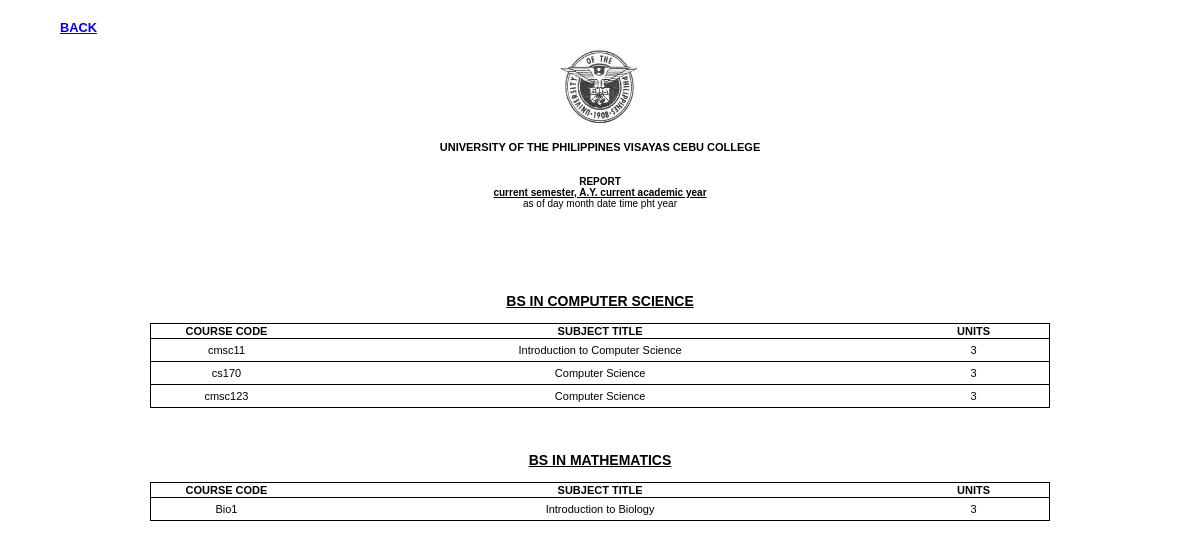
The page /cso/cso_view_subjects_per_degree_program.php (signed in) on the database its author committed.
### tables this page shows
CREATE TABLE IF NOT EXISTS `degree_program` (
  `degree_program_id` int(11) NOT NULL,
  `program_code` int(11) NOT NULL,
  `degree_level` enum('undergraduate','graduate') NOT NULL,
  `required_years` tinyint(1) NOT NULL,
  `required_units` smallint(3) NOT NULL,
  `degree_name` varchar(255) NOT NULL,
  `major` int(11) NOT NULL,
  `minor` int(11) NOT NULL,
  `degree_title` varchar(255) NOT NULL,
  `credited` int(11) NOT NULL,
  `currently_offered` char(3) NOT NULL,
  `entrance_code` int(11) NOT NULL,
  `enrolment_quota` int(11) NOT NULL,
  `date_proposed` int(11) NOT NULL,
  `date_revised` int(11) NOT NULL,
  `description` varchar(255) NOT NULL,
  `unit_id` int(11) NOT NULL,
  PRIMARY KEY (`degree_program_id`)
);

CREATE TABLE IF NOT EXISTS `subject` (
  `course_code` varchar(255) NOT NULL,
  `subject_title` varchar(255) NOT NULL,
  `action_taken` enum('added','updated') NOT NULL,
  `date_proposed` int(11) NOT NULL,
  `date_approved` int(11) NOT NULL,
  `date_first_implemented` int(11) NOT NULL,
  `date_revision_implemented` int(11) NOT NULL,
  `date_abolished_in_offering` int(11) NOT NULL,
  `description` varchar(255) NOT NULL,
  `academic_year` int(11) NOT NULL,
  `units` int(11) NOT NULL,
  `degree_level` enum('undergraduate','graduate') NOT NULL,
  `semester_offered` int(1) NOT NULL,
  `abolished` tinyint(1) NOT NULL,
  `lab_fee` int(11) NOT NULL,
  PRIMARY KEY (`course_code`)
);

### cso/cso_view_subjects_per_degree_program.php (the view, shortened to what this page needs)
<html>
<head>
</head>
  <p><a href="javascript:history.go(-1)"><b>BACK</b></a></p>
<body>
	<p align=center><img src="up_logo.jpg" width=80 height=80></p>
	<p class=headfont>
		UNIVERSITY OF THE PHILIPPINES VISAYAS CEBU COLLEGE
		<br/><br/>
	</p>
	<p class=notice>
		<b>REPORT<br/>
		<u>current semester, A.Y. current academic year</u></b><br/>
		as of day  month date time pht year
	</p>
	<br/><br/><br/><br/>
	<?php
		$prog_array = mysql_query("SELECT * FROM degree_program ORDER BY unit_id ASC");
		while ($programs = mysql_fetch_array($prog_array)) {
			extract($programs);
			echo "<p class=superheadfont><u>".$degree_name ."</u></p>";
			echo "<center><table width=900>
				<tr>
					<th width=150>COURSE CODE</th>
					<th width=600>Subject Title</th>
					<th width=150>UNITS</th>
				</tr>";
			$code_array = mysql_query("SELECT * FROM offered_subjects WHERE degree_program_id='$degree_program_id' ");
			while ($code_ids = mysql_fetch_array($code_array)) {
				extract($code_ids);
				$subject_array = mysql_query("SELECT * FROM subject WHERE course_code='$course_code' ORDER BY course_code ASC");
				while ($subjects = mysql_fetch_array($subject_array)) {
					extract($subjects);
					echo " <tr>".
								"<td align=center>".$course_code,"</td>".
								"<td align=center>".$subject_title,"</td>".
								"<td align=center>".$units,"</td></tr>";
				}
			}
			echo "</table></center><br/><br/>";
		}
	?>
</body>
</html>

### cso/documents.css (style rules this page uses)
body { align: center; font-family: Arial, Helvetica, sans-serif; font-size: 0.8em; margin-left: auto; margin-right: auto; margin-top: 20px; overflow: scroll; width: 90%; }
.headfont { font-size: 11px; font-weight: bold; text-align: center; text-transform: uppercase; }
.superheadfont { font-size: 14px; font-weight: bold; text-align: center; text-transform: uppercase; }
.notice { text-align: center; font-size: 10px; font-family: Arial, Helvetica, sans-serif; }
table { font-size: 11px; border-collapse: collapse; border: 1px; border-style: solid; }
table th { text-transform: uppercase; text-align: center; text-weight: bold; font-size: 11px; padding: 1px; }
table tr { border-right-width: 1px; border-right-style: solid; border-bottom-width: 1px; border-bottom-style: solid; }
table td { padding: 5px; }

### rows shown on the page
degree_program: degree_name "BS IN COMPUTER SCIENCE"
subject: course_code "cmsc11", subject_title "Introduction to Computer Science", units "3"
subject: course_code "cs170", subject_title "Computer Science", units "3"
subject: course_code "cmsc123", subject_title "Computer Science", units "3"
degree_program: degree_name "BS IN MATHEMATICS"
subject: course_code "Bio1", subject_title "Introduction to Biology", units "3"
